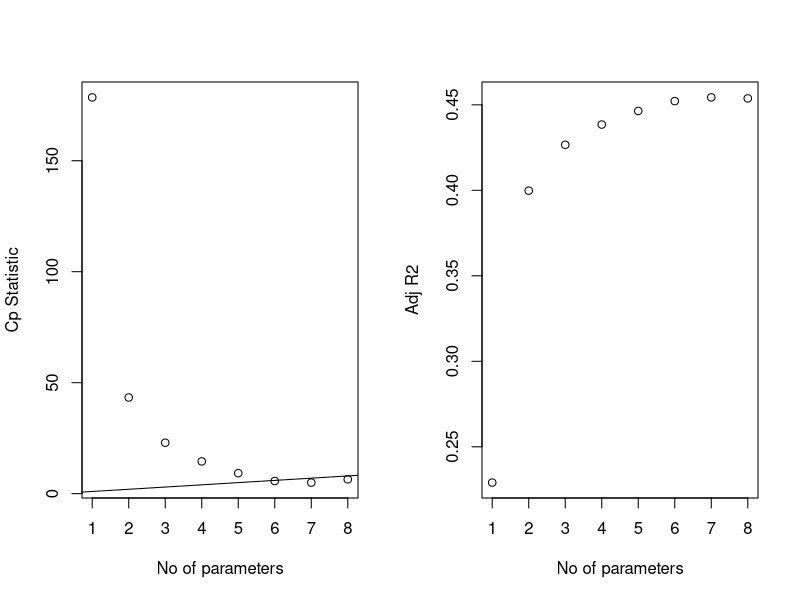

Recreate this plot in R.
## ---- chunk 1
knitr::opts_chunk$set(echo = TRUE, message = FALSE, warning = FALSE)

library(tidyverse)
library(corrplot)
library(leaps)

## ---- chunk 2
# read data 
crime_df = 
  read_csv("cdi.csv") %>% 
  mutate(
    region = factor(region),
    pop_density = pop / area,
    crm_1000 = 1000 * crimes / pop,
    beds_density = beds / pop,
    docs_density = docs / pop
  ) %>% 
  dplyr::select(-crimes, -id, -area, -pop, -cty, -state, -region, -beds, -docs) %>% 
  dplyr::select(crm_1000, everything())

# fit regression using all predictors
mult.fit = lm(crm_1000 ~ ., data = crime_df)

step(mult.fit, direction = 'backward')

step(mult.fit, direction = 'forward')

step(mult.fit, direction = 'both')


## ---- chunk 3
mat = as.matrix(crime_df)
# Printing the 2 best models of each size, using the Cp criterion:
leaps(x = mat[,2:12], y = mat[,1], nbest = 2, method = "Cp")

# Printing the 2 best models of each size, using the adjusted R^2 criterion:
leaps(x = mat[,2:12], y = mat[,1], nbest = 2, method = "adjr2")

# Function regsubsets() performs a subset selection by identifying the "best" model that contains
# a certain number of predictors. By default "best" is chosen using SSE/RSS (smaller is better)
b = regsubsets(crm_1000 ~ ., data = crime_df)
rs = summary(b)

# plot of Cp and Adj-R2 as functions of parameters
par(mfrow=c(1,2))

plot(1:8, rs$cp, xlab="No of parameters", ylab="Cp Statistic")
abline(0,1)
#6
plot(1:8, rs$adjr2, xlab="No of parameters", ylab="Adj R2")
#6
